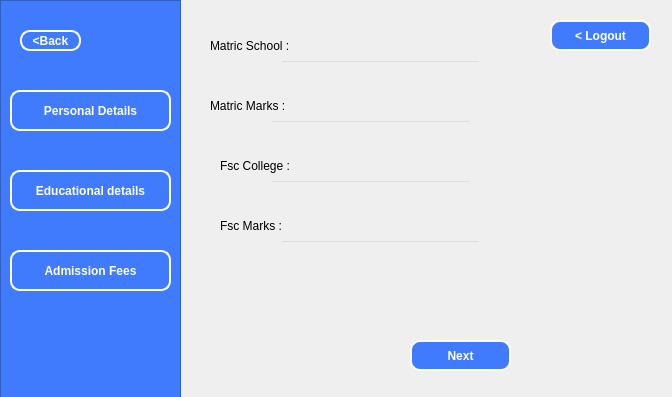
<?xml version="1.0" encoding="UTF-8"?>
<ui version="4.0">
 <class>EducationalDetails</class>
 <widget class="QDialog" name="EducationalDetails">
  <property name="geometry">
   <rect>
    <x>0</x>
    <y>0</y>
    <width>672</width>
    <height>397</height>
   </rect>
  </property>
  <property name="windowTitle">
   <string>Dialog</string>
  </property>
  <widget class="QLineEdit" name="FscCollege">
   <property name="geometry">
    <rect>
     <x>270</x>
     <y>180</y>
     <width>201</width>
     <height>21</height>
    </rect>
   </property>
   <property name="styleSheet">
    <string notr="true">QLineEdit {
background-color :transparent;
	font: 11pt &quot;Georgia&quot;;
color :black;
}</string>
   </property>
  </widget>
  <widget class="QLabel" name="username">
   <property name="geometry">
    <rect>
     <x>210</x>
     <y>90</y>
     <width>161</width>
     <height>31</height>
    </rect>
   </property>
   <property name="styleSheet">
    <string notr="true">QLabel {
	font: 11pt &quot;Georgia&quot;;
}</string>
   </property>
   <property name="text">
    <string>Matric Marks :</string>
   </property>
  </widget>
  <widget class="QLineEdit" name="Fscmarks">
   <property name="geometry">
    <rect>
     <x>280</x>
     <y>240</y>
     <width>201</width>
     <height>21</height>
    </rect>
   </property>
   <property name="styleSheet">
    <string notr="true">QLineEdit {
background-color :transparent;
	font: 11pt &quot;Georgia&quot;;
color :black;
}</string>
   </property>
  </widget>
  <widget class="QLineEdit" name="MatricSchool">
   <property name="geometry">
    <rect>
     <x>280</x>
     <y>60</y>
     <width>201</width>
     <height>21</height>
    </rect>
   </property>
   <property name="styleSheet">
    <string notr="true">QLineEdit {
background-color :transparent;
	font: 11pt &quot;Georgia&quot;;
color :black;
}</string>
   </property>
  </widget>
  <widget class="QPushButton" name="BackButten_6">
   <property name="geometry">
    <rect>
     <x>410</x>
     <y>340</y>
     <width>101</width>
     <height>31</height>
    </rect>
   </property>
   <property name="styleSheet">
    <string notr="true">QPushButton
{
background-color: #417BFD;
color: white;
border: 2px solid white;
border-radius: 10px;
	font: 11pt &quot;Georgia&quot;;

font-weight: bold;

}
QPushButton:hover
{
background-color: white;
color: #417BFD;
border: 3px solid #417BFD;
	font: 11pt &quot;Georgia&quot;;

font-weight: bold;
}
</string>
   </property>
   <property name="text">
    <string>Next</string>
   </property>
   <property name="shortcut">
    <string>Return</string>
   </property>
  </widget>
  <widget class="QLabel" name="username_4">
   <property name="geometry">
    <rect>
     <x>210</x>
     <y>30</y>
     <width>151</width>
     <height>31</height>
    </rect>
   </property>
   <property name="styleSheet">
    <string notr="true">QLabel {
	font: 11pt &quot;Georgia&quot;;
}</string>
   </property>
   <property name="text">
    <string>Matric School :</string>
   </property>
  </widget>
  <widget class="QLabel" name="username_5">
   <property name="geometry">
    <rect>
     <x>220</x>
     <y>210</y>
     <width>111</width>
     <height>31</height>
    </rect>
   </property>
   <property name="styleSheet">
    <string notr="true">QLabel {
	font: 11pt &quot;Georgia&quot;;
}</string>
   </property>
   <property name="text">
    <string>Fsc Marks :</string>
   </property>
  </widget>
  <widget class="QLabel" name="username_3">
   <property name="geometry">
    <rect>
     <x>220</x>
     <y>150</y>
     <width>111</width>
     <height>31</height>
    </rect>
   </property>
   <property name="styleSheet">
    <string notr="true">QLabel {
	font: 11pt &quot;Georgia&quot;;
}</string>
   </property>
   <property name="text">
    <string>Fsc College :</string>
   </property>
  </widget>
  <widget class="QPushButton" name="BackButten_5">
   <property name="geometry">
    <rect>
     <x>550</x>
     <y>20</y>
     <width>101</width>
     <height>31</height>
    </rect>
   </property>
   <property name="styleSheet">
    <string notr="true">QPushButton
{
background-color: #417BFD;
color: white;
border: 2px solid white;
border-radius: 10px;
	font: 11pt &quot;Georgia&quot;;

font-weight: bold;

}
QPushButton:hover
{
background-color: white;
color: #417BFD;
border: 3px solid #417BFD;
	font: 11pt &quot;Georgia&quot;;
font-weight: bold;
}
</string>
   </property>
   <property name="text">
    <string>&lt; Logout</string>
   </property>
   <property name="shortcut">
    <string>Return</string>
   </property>
  </widget>
  <widget class="QLineEdit" name="MarticMarks">
   <property name="geometry">
    <rect>
     <x>270</x>
     <y>120</y>
     <width>201</width>
     <height>21</height>
    </rect>
   </property>
   <property name="styleSheet">
    <string notr="true">QLineEdit {
background-color :transparent;
	font: 11pt &quot;Georgia&quot;;
color :black;
}</string>
   </property>
  </widget>
  <widget class="QFrame" name="frame">
   <property name="geometry">
    <rect>
     <x>0</x>
     <y>0</y>
     <width>181</width>
     <height>431</height>
    </rect>
   </property>
   <property name="styleSheet">
    <string notr="true">QFrame
{
background-color: #417BFD;
}</string>
   </property>
   <property name="frameShape">
    <enum>QFrame::StyledPanel</enum>
   </property>
   <property name="frameShadow">
    <enum>QFrame::Raised</enum>
   </property>
   <widget class="QPushButton" name="BackButten_2">
    <property name="geometry">
     <rect>
      <x>10</x>
      <y>90</y>
      <width>161</width>
      <height>41</height>
     </rect>
    </property>
    <property name="styleSheet">
     <string notr="true">QPushButton
{
background-color: #417BFD;
color: white;
border: 2px solid white;
border-radius: 10px;
	font: 11pt &quot;Georgia&quot;;

font-weight: bold;

}
QPushButton:hover
{
background-color: white;
color: #417BFD;
border: 3px solid #417BFD;
	font: 11pt &quot;Georgia&quot;;

font-weight: bold;
}
</string>
    </property>
    <property name="text">
     <string>Personal Details</string>
    </property>
    <property name="shortcut">
     <string>Return</string>
    </property>
   </widget>
   <widget class="QPushButton" name="BackButten_3">
    <property name="geometry">
     <rect>
      <x>10</x>
      <y>170</y>
      <width>161</width>
      <height>41</height>
     </rect>
    </property>
    <property name="styleSheet">
     <string notr="true">QPushButton
{
background-color: #417BFD;
color: white;
border: 2px solid white;
border-radius: 10px;
	font: 11pt &quot;Georgia&quot;;

font-weight: bold;

}
QPushButton:hover
{
background-color: white;
color: #417BFD;
border: 3px solid #417BFD;
	font: 11pt &quot;Georgia&quot;;

font-weight: bold;
}
</string>
    </property>
    <property name="text">
     <string>Educational details</string>
    </property>
    <property name="shortcut">
     <string>Return</string>
    </property>
   </widget>
   <widget class="QPushButton" name="BackButten_4">
    <property name="geometry">
     <rect>
      <x>10</x>
      <y>250</y>
      <width>161</width>
      <height>41</height>
     </rect>
    </property>
    <property name="styleSheet">
     <string notr="true">QPushButton
{
background-color: #417BFD;
color: white;
border: 2px solid white;
border-radius: 10px;
	font: 11pt &quot;Georgia&quot;;

font-weight: bold;

}
QPushButton:hover
{
background-color: white;
color: #417BFD;
border: 3px solid #417BFD;
	font: 11pt &quot;Georgia&quot;;

font-weight: bold;
}
</string>
    </property>
    <property name="text">
     <string>Admission Fees</string>
    </property>
    <property name="shortcut">
     <string>Return</string>
    </property>
   </widget>
   <widget class="QPushButton" name="BackButten_13">
    <property name="geometry">
     <rect>
      <x>20</x>
      <y>30</y>
      <width>61</width>
      <height>21</height>
     </rect>
    </property>
    <property name="styleSheet">
     <string notr="true">QPushButton
{
background-color: #417BFD;
color: white;
border: 2px solid white;
border-radius: 10px;
	font: 11pt &quot;Georgia&quot;;

font-weight: bold;

}
QPushButton:hover
{
background-color: white;
color: #417BFD;
border: 3px solid #417BFD;
	font: 11pt &quot;Georgia&quot;;

font-weight: bold;
}
</string>
    </property>
    <property name="text">
     <string>&lt;Back</string>
    </property>
    <property name="shortcut">
     <string>Return</string>
    </property>
   </widget>
  </widget>
 </widget>
 <resources/>
 <connections/>
</ui>
